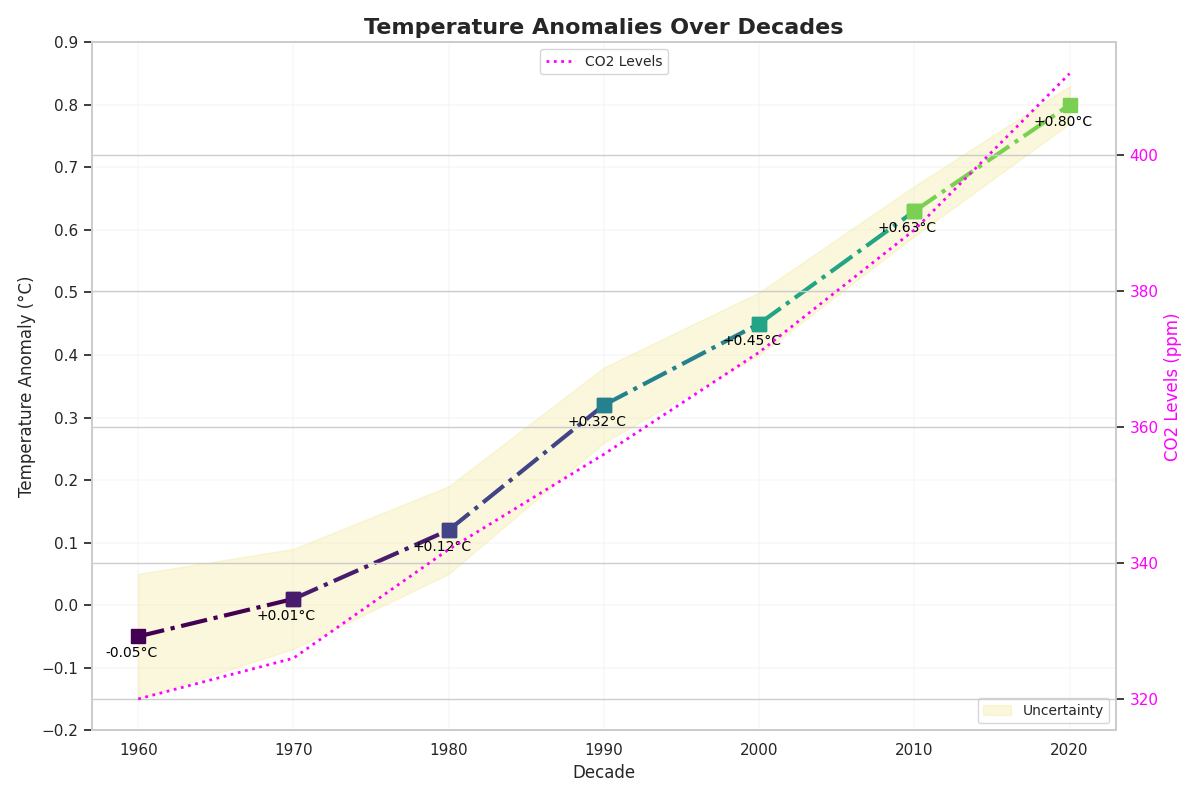

Write Python code to recreate this figure.
import matplotlib.pyplot as plt
import numpy as np
import matplotlib.cm as cm
import matplotlib.colors as mcolors

decades = np.array([1960, 1970, 1980, 1990, 2000, 2010, 2020])
temperature_anomalies = np.array([-0.05, 0.01, 0.12, 0.32, 0.45, 0.63, 0.80])
uncertainties = np.array([0.1, 0.08, 0.07, 0.06, 0.05, 0.04, 0.03])

norm = mcolors.Normalize(vmin=min(temperature_anomalies), vmax=max(temperature_anomalies))
cmap = cm.viridis

fig, ax = plt.subplots(figsize=(12, 8))

ax.fill_between(decades, temperature_anomalies - uncertainties, temperature_anomalies + uncertainties, 
                color='khaki', alpha=0.3, label='Uncertainty')

for i in range(len(decades) - 1):
    ax.plot(decades[i:i+2], temperature_anomalies[i:i+2], marker='s', 
            color=cmap(norm(temperature_anomalies[i])), markersize=10, linewidth=3, linestyle='-.')

for decade, anomaly in zip(decades, temperature_anomalies):
    ax.annotate(f'{anomaly:+.2f}°C', xy=(decade, anomaly), xytext=(-5, -15),
                textcoords='offset points', ha='center', fontsize=10, color='black')

ax.set_title('Temperature Anomalies Over Decades', fontsize=16, fontweight='bold')
ax.set_xlabel('Decade', fontsize=12)
ax.set_ylabel('Temperature Anomaly (°C)', fontsize=12)

ax.grid(True, which='both', linestyle='-', linewidth=0.3, alpha=0.5)
ax.set_axisbelow(True)

ax.set_yticks(np.arange(-0.2, 1.0, 0.1))

ax.legend(loc='lower right', fontsize=10)

co2_levels = np.array([320, 326, 342, 356, 371, 389, 412])
ax2 = ax.twinx()
ax2.plot(decades, co2_levels, color='magenta', linestyle=':', linewidth=2, label='CO2 Levels')
ax2.set_ylabel('CO2 Levels (ppm)', fontsize=12, color='magenta')
ax2.tick_params(axis='y', labelcolor='magenta')
ax2.legend(loc='upper center', fontsize=10)

plt.tight_layout()
plt.show()
